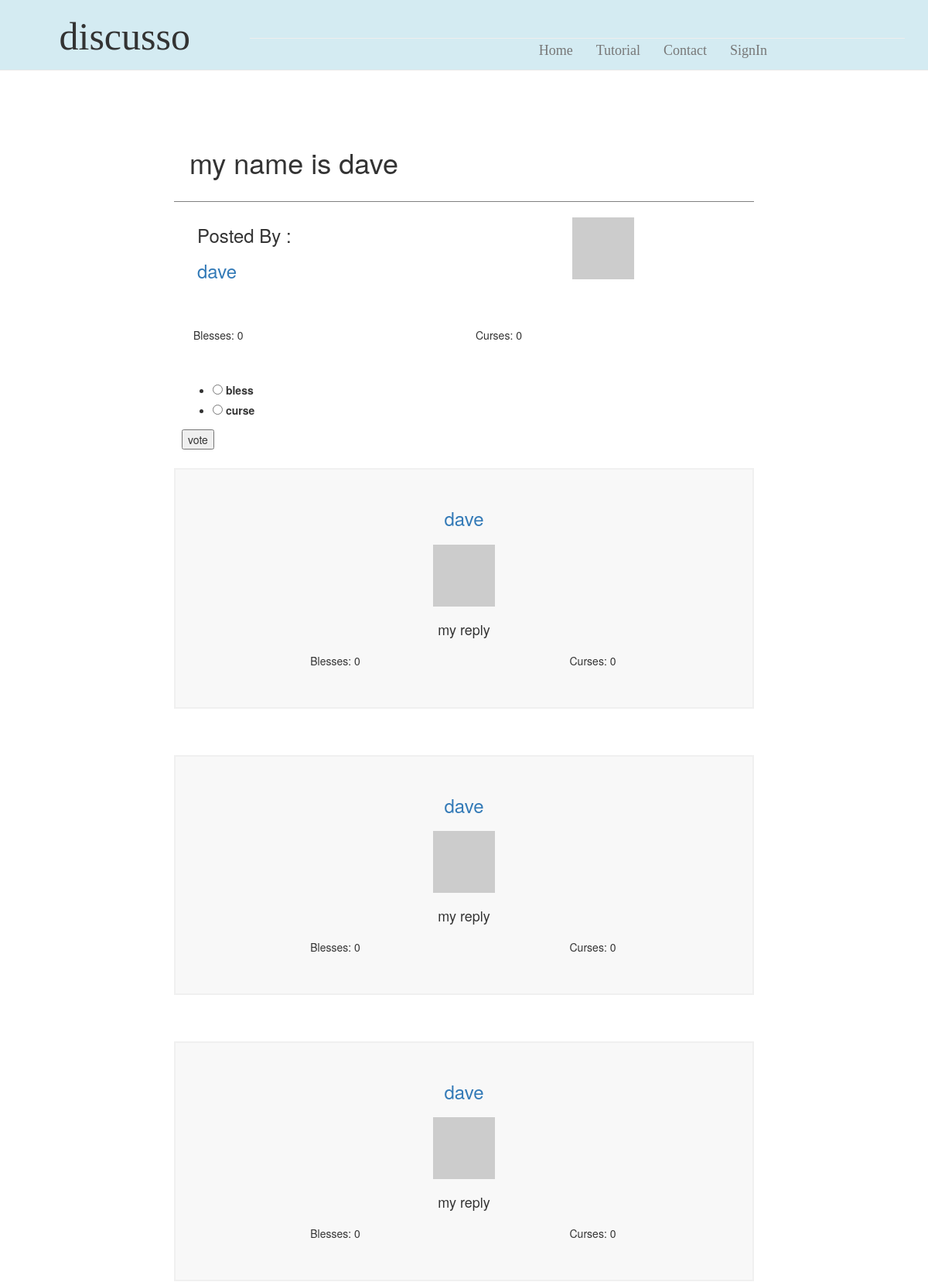
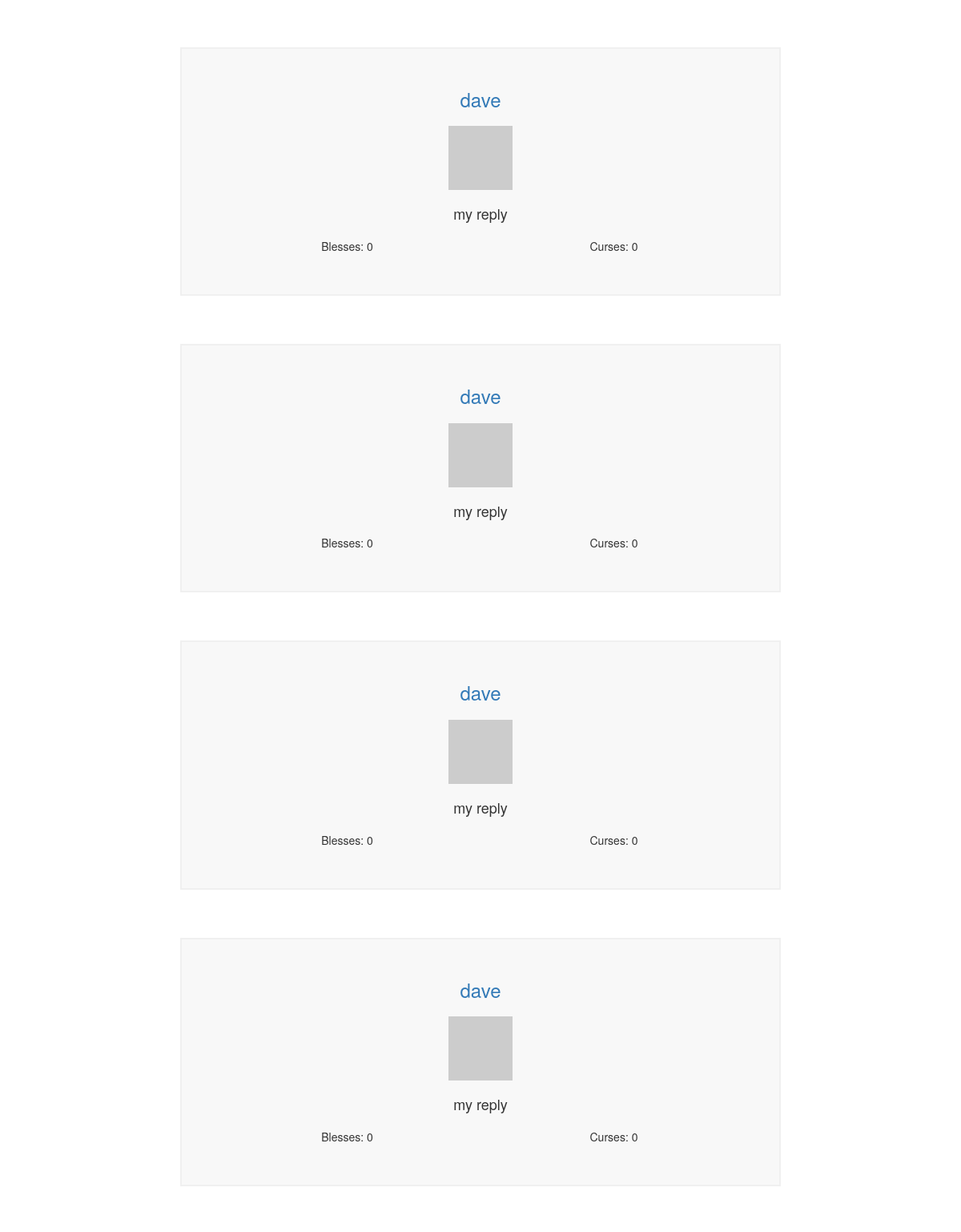
/topicpage/8 (upper part), run on the app's committed database (2 pictures, top to bottom).
### app/models.py (models this page shows, shortened)
class Post(db.Model):
    id = db.Column(db.Integer, primary_key=True)
    title = db.Column(db.String(64))
    desc = db.Column(db.String(248))
    blesses = db.Column(db.Integer, default=0)
    curses = db.Column(db.Integer, default=0)
    timestamp = db.Column(db.DateTime, index=True, default=datetime.utcnow)
    user_id = db.Column(db.Integer, db.ForeignKey('user.id'))
    p_replies = db.relationship('Reply', backref='ogPost', lazy='dynamic')

class User(UserMixin, db.Model):
    id = db.Column(db.Integer, primary_key=True)
    username = db.Column(db.String(64), index=True, unique=True)
    bio = db.Column(db.String(248))
    passwd_hash = db.Column(db.String(128))
    email = db.Column(db.String(120), index=True, unique=True)
    admin = db.Column(db.Boolean)
    def avatar(self, size):
        digest = md5(self.email.lower().encode('utf-8')).hexdigest()
        return 'https://www.gravatar.com/avatar/{}?d=identicon&s={}'.format(
            digest, size)
    posts = db.relationship('Post', backref='author', lazy='dynamic')
    replies = db.relationship('Reply', backref='author', lazy='dynamic')

class Reply(db.Model):
    id = db.Column(db.Integer, primary_key=True)
    post_id = db.Column(db.Integer, db.ForeignKey('post.id'))
    text = db.Column(db.String(248))
    blesses = db.Column(db.Integer, default=0)
    curses = db.Column(db.Integer, default=0)
    timestamp = db.Column(db.DateTime, index=True, default=datetime.utcnow)
    stance = db.Column(db.Boolean)
    user_id = db.Column(db.Integer, db.ForeignKey('user.id'))

### app/routes.py (the view, shortened to what this page needs)
@app.route('/topicpage/<postid>', methods=['GET', 'POST'])
def topic(postid):
    allUsers = User.query.all()
    myPost = Post.query.get(postid)
    rForm = ReplyForm()
    bcForm = BlessCurseForm()
    myReply = Post.query.get(postid).p_replies.all()
    return render_template('topicpage.html', title='Topic', post=myPost,
                               replies=myReply, form=rForm, bcForm=bcForm, user=allUsers)

### app/forms.py
class ReplyForm(FlaskForm):
    text = StringField('reply', validators=[DataRequired()])
    stance = RadioField('stance', choices=[
                        ('True', 'for'), ('False', 'against')])
    rSubmit = SubmitField('Post It')

class BlessCurseForm(FlaskForm):
    choice = RadioField('your vote', choices=[('bless','bless'),('curse','curse')])
    bcSubmit = SubmitField('vote')

### app/templates/topicpage.html (shortened to what this page needs)
{% extends "topbar.html" %}
{% block content %}
<div class="container-fluid">
	<div class="leftSide col-lg-2">
	</div>
	<div class="topicPage mainArea col-lg-8">
		<div id="question">
			<div class="special">
				<h1> {{post.title}} </h1>
			</div>
			{% for u in user %}
			{% if u.id == post.user_id %}
			<div class="poststuff container-fluid">
				<div class="col-lg-6">
					<h3> Posted By :</h3>
					<h3><a href="{{ url_for('profile',userid = '') }}{{u.id}}">{{u.username}}</a></li>
					</h3>
				</div>
				<div class="col-lg-6">
					<div class="imgBox">
						<img src="{{ u.avatar(128) }}">
					</div>
				</div>
			</div>
			{%endif%}
			{%endfor%}
			<div class="innerTopic container-fluid">
				<div class="col-lg-6">
					<p>Blesses: {{post.blesses}} </p>
				</div>
				<div class="col-lg-6">
					<p>Curses: {{post.curses}} </p>
				</div>
				<br>
				<br>
				<div class="blurb">
					<br>
				</div>
				<form action="" method="post">
					<p>
						{{ bcForm.choice() }}
					</p>
					<p>
						{{ bcForm.bcSubmit() }}
					</p>
				</form>
			</div>
		</div>
		{% for reply in replies %}
		<div class="comment">
			<div class="header">
				{% for u in user %}
				{% if u.id == reply.user_id %}
				<h3><a href="{{ url_for('profile',userid = '') }}{{u.id}}">{{u.username}}</a></li>
				</h3>
				<div class="imgBox">
					<img src="{{ u.avatar(36) }}">
				</div>
				{%endif%}
				{%endfor%}
				<h4> {{reply.text}} </h4>
			</div>
			<div class="innerTopic container-fluid">
				<div class="col-lg-6">
					<p>Blesses: {{reply.blesses}} </p>
				</div>
				<div class="col-lg-6">
					<p>Curses: {{reply.curses}} </p>
				</div>
			</div>
		</div>
			<br>
			<br>
			<br>
			{% endfor %}
	</div>
	{% endblock %}

### app/static/stylesheet.css (style rules this page uses)
@media (min-width: 900px) { body { padding-top: 150px; } }
.innerTopic { padding: 10px; }
.special { padding: 20px; border-bottom: 1px solid grey; margin-bottom: 10px; }
.imgBox { padding: 10px; text-align: center; }
.poststuff { padding-bottom: 40px; }
.comment { padding: 30px; text-align: center; background-color: #F8F8F8; border: 2px solid #F0F0F0; }

### data on the page
Post: title "my name is dave", blesses "0", curses "0"
User: username "dave"
Reply: text "my reply", blesses "0", curses "0"
Reply: text "my reply", blesses "0", curses "0"
Reply: text "my reply", blesses "0", curses "0"
Reply: text "my reply", blesses "0", curses "0"
Reply: text "my reply", blesses "0", curses "0"
Reply: text "my reply", blesses "0", curses "0"
Reply: text "my reply", blesses "0", curses "0"
